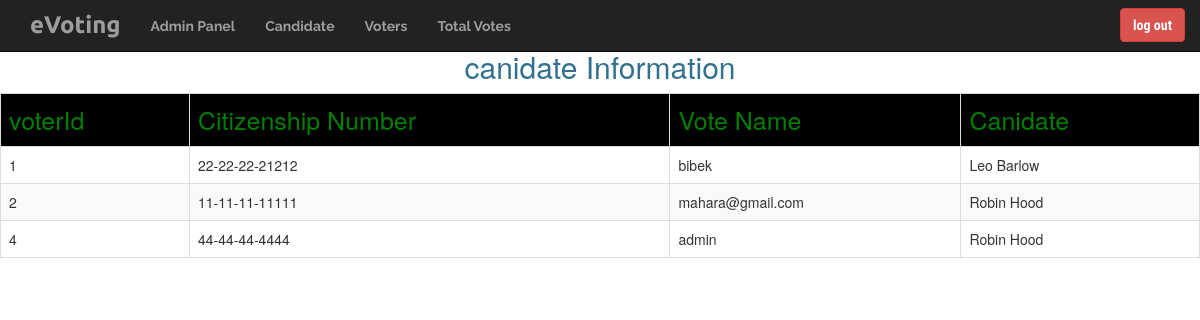
Page /voters_display.php on the committed database.
### tables this page shows
CREATE TABLE `vote_table` (
  `vtid` int(11) NOT NULL,
  `vid` int(11) NOT NULL,
  `cid` int(11) NOT NULL
);

CREATE TABLE `usertable` (
  `vid` int(11) NOT NULL,
  `cn` varchar(50) NOT NULL,
  `name` varchar(255) NOT NULL,
  `password` varchar(255) NOT NULL
);

CREATE TABLE `canidate` (
  `cid` int(100) NOT NULL,
  `name` varchar(100) NOT NULL,
  `photo` varchar(100) NOT NULL,
  `post` varchar(50) NOT NULL,
  `address` varchar(100) NOT NULL
);

### voters_display.php (the view, shortened to what this page needs)
<?php
include_once('config.php');
$sql = "SELECT * from vote_table JOIN usertable ON vote_table.vid = usertable.vid";
$result = mysqli_query($conn, $sql);
?>
<!DOCTYPE html>
<html lang="en">
<head>
    <link rel="stylesheet" href="css/bootstrap.min.css">
</head>
<body>
    <div class="container">
        <?php include_once('layout/navlogout.php'); ?>
    </div>
    <h2 class="text-center text-info" style=" margin-top:50px;">canidate Information</h2>
    <div>
        <table class="table table-bordered table-striped table-responsive">
            <tr style="font-size:25px;background-color:black;color:green;">
                <td>voterId</td>
                <td>Citizenship Number</td>
                <td>Vote Name</td>
                <td>Canidate</td>
            </tr>
            <?php while ($data = mysqli_fetch_assoc($result)) {
            ?>
                <tr>
                    <td><?php echo $data['vid'] ?></td>
                    <td><?php echo $data['cn'] ?></td>
                    <td><?php echo $data['name'] ?></td>
                    <td><?php $candidateData = mysqli_query($conn, "SELECT * FROM canidate WHERE cid = " . $data['cid']);
                        $candidateData = mysqli_fetch_assoc($candidateData);
                        echo $candidateData['name'];
                        ?></td>
                </tr>
            <?php } ?>
        </table>
    </div>
</body>
</html>

### layout/navlogout.php (style rules this page uses)
body { margin: 0px; padding: 0px; }

### rows in the picture
vote_table: vid.vid "1", vid.cn "22-22-22-21212", vid.name "bibek", cid.name "Leo Barlow"
vote_table: vid.vid "2", vid.cn "11-11-11-11111", vid.name "mahara@gmail.com", cid.name "Robin Hood"
vote_table: vid.vid "4", vid.cn "44-44-44-4444", vid.name "admin", cid.name "Robin Hood"
